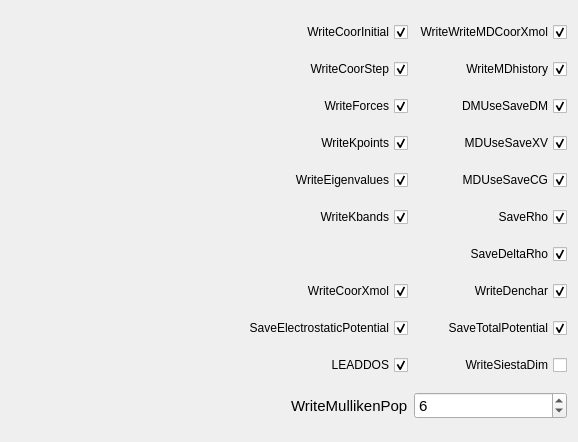
                       <widget class="QWidget" name="scrollAreaWidgetContents_6">
                        <property name="geometry">
                         <rect>
                          <x>0</x>
                          <y>0</y>
                          <width>578</width>
                          <height>442</height>
                         </rect>
                        </property>
                        <layout class="QGridLayout" name="gridLayout_40">
                         <item row="0" column="0">
                          <widget class="QCheckBox" name="WriteCoorInitialCheck">
                           <property name="layoutDirection">
                            <enum>Qt::RightToLeft</enum>
                           </property>
                           <property name="text">
                            <string>WriteCoorInitial</string>
                           </property>
                           <property name="checked">
                            <bool>true</bool>
                           </property>
                          </widget>
                         </item>
                         <item row="0" column="1">
                          <widget class="QCheckBox" name="WriteMDCoorXmolCheck">
                           <property name="layoutDirection">
                            <enum>Qt::RightToLeft</enum>
                           </property>
                           <property name="text">
                            <string>WriteWriteMDCoorXmol</string>
                           </property>
                           <property name="checked">
                            <bool>true</bool>
                           </property>
                          </widget>
                         </item>
                         <item row="1" column="0">
                          <widget class="QCheckBox" name="WriteCoorStepCheck">
                           <property name="layoutDirection">
                            <enum>Qt::RightToLeft</enum>
                           </property>
                           <property name="text">
                            <string>WriteCoorStep</string>
                           </property>
                           <property name="checked">
                            <bool>true</bool>
                           </property>
                          </widget>
                         </item>
                         <item row="1" column="1">
                          <widget class="QCheckBox" name="WriteMDhistoryCheck">
                           <property name="layoutDirection">
                            <enum>Qt::RightToLeft</enum>
                           </property>
                           <property name="text">
                            <string>WriteMDhistory</string>
                           </property>
                           <property name="checked">
                            <bool>true</bool>
                           </property>
                          </widget>
                         </item>
                         <item row="2" column="0">
                          <widget class="QCheckBox" name="WriteForcesCheck">
                           <property name="layoutDirection">
                            <enum>Qt::RightToLeft</enum>
                           </property>
                           <property name="text">
                            <string>WriteForces</string>
                           </property>
                           <property name="checked">
                            <bool>true</bool>
                           </property>
                          </widget>
                         </item>
                         <item row="2" column="1">
                          <widget class="QCheckBox" name="DMUseSaveDMCheck">
                           <property name="layoutDirection">
                            <enum>Qt::RightToLeft</enum>
                           </property>
                           <property name="text">
                            <string>DMUseSaveDM</string>
                           </property>
                           <property name="checked">
                            <bool>true</bool>
                           </property>
                          </widget>
                         </item>
                         <item row="3" column="0">
                          <widget class="QCheckBox" name="WriteKpointsCheck">
                           <property name="layoutDirection">
                            <enum>Qt::RightToLeft</enum>
                           </property>
                           <property name="text">
                            <string>WriteKpoints</string>
                           </property>
                           <property name="checked">
                            <bool>true</bool>
                           </property>
                          </widget>
                         </item>
                         <item row="3" column="1">
                          <widget class="QCheckBox" name="MDUseSaveXVCheck">
                           <property name="layoutDirection">
                            <enum>Qt::RightToLeft</enum>
                           </property>
                           <property name="text">
                            <string>MDUseSaveXV</string>
                           </property>
                           <property name="checked">
                            <bool>true</bool>
                           </property>
                          </widget>
                         </item>
                         <item row="4" column="0">
                          <widget class="QCheckBox" name="WriteEigenvaluesCheck">
                           <property name="layoutDirection">
                            <enum>Qt::RightToLeft</enum>
                           </property>
                           <property name="text">
                            <string>WriteEigenvalues</string>
                           </property>
                           <property name="checked">
                            <bool>true</bool>
                           </property>
                          </widget>
                         </item>
                         <item row="4" column="1">
                          <widget class="QCheckBox" name="MDUseSaveCGCheck">
                           <property name="layoutDirection">
                            <enum>Qt::RightToLeft</enum>
                           </property>
                           <property name="text">
                            <string>MDUseSaveCG</string>
                           </property>
                           <property name="checked">
                            <bool>true</bool>
                           </property>
                          </widget>
                         </item>
                         <item row="5" column="0">
                          <widget class="QCheckBox" name="WriteKbandsCheck">
                           <property name="layoutDirection">
                            <enum>Qt::RightToLeft</enum>
                           </property>
                           <property name="text">
                            <string>WriteKbands</string>
                           </property>
                           <property name="checked">
                            <bool>true</bool>
                           </property>
                          </widget>
                         </item>
                         <item row="5" column="1">
                          <widget class="QCheckBox" name="SaveRhoCheck">
                           <property name="layoutDirection">
                            <enum>Qt::RightToLeft</enum>
                           </property>
                           <property name="text">
                            <string>SaveRho</string>
                           </property>
                           <property name="checked">
                            <bool>true</bool>
                           </property>
                          </widget>
                         </item>
                         <item row="6" column="1">
                          <widget class="QCheckBox" name="SaveDeltaRhoCheck">
                           <property name="layoutDirection">
                            <enum>Qt::RightToLeft</enum>
                           </property>
                           <property name="text">
                            <string>SaveDeltaRho</string>
                           </property>
                           <property name="checked">
                            <bool>true</bool>
                           </property>
                          </widget>
                         </item>
                         <item row="7" column="0">
                          <widget class="QCheckBox" name="WriteCoorXmolCheck">
                           <property name="layoutDirection">
                            <enum>Qt::RightToLeft</enum>
                           </property>
                           <property name="text">
                            <string>WriteCoorXmol</string>
                           </property>
                           <property name="checked">
                            <bool>true</bool>
                           </property>
                          </widget>
                         </item>
                         <item row="7" column="1">
                          <widget class="QCheckBox" name="WriteDencharCheck">
                           <property name="layoutDirection">
                            <enum>Qt::RightToLeft</enum>
                           </property>
                           <property name="text">
                            <string>WriteDenchar</string>
                           </property>
                           <property name="checked">
                            <bool>true</bool>
                           </property>
                          </widget>
                         </item>
                         <item row="8" column="0">
                          <widget class="QCheckBox" name="SaveElectrostaticPotentialCheck">
                           <property name="layoutDirection">
                            <enum>Qt::RightToLeft</enum>
                           </property>
                           <property name="text">
                            <string>SaveElectrostaticPotential</string>
                           </property>
                           <property name="checked">
                            <bool>true</bool>
                           </property>
                          </widget>
                         </item>
                         <item row="8" column="1">
                          <widget class="QCheckBox" name="SaveTotalPotentialCheck">
                           <property name="layoutDirection">
                            <enum>Qt::RightToLeft</enum>
                           </property>
                           <property name="text">
                            <string>SaveTotalPotential</string>
                           </property>
                           <property name="checked">
                            <bool>true</bool>
                           </property>
                          </widget>
                         </item>
                         <item row="9" column="0">
                          <widget class="QCheckBox" name="leaddosCheck_2">
                           <property name="enabled">
                            <bool>true</bool>
                           </property>
                           <property name="layoutDirection">
                            <enum>Qt::RightToLeft</enum>
                           </property>
                           <property name="text">
                            <string>LEADDOS</string>
                           </property>
                           <property name="checked">
                            <bool>true</bool>
                           </property>
                          </widget>
                         </item>
                         <item row="9" column="1">
                          <widget class="QCheckBox" name="WriteSiestaDimCheck">
                           <property name="enabled">
                            <bool>true</bool>
                           </property>
                           <property name="layoutDirection">
                            <enum>Qt::RightToLeft</enum>
                           </property>
                           <property name="text">
                            <string>WriteSiestaDim</string>
                           </property>
                           <property name="checked">
                            <bool>false</bool>
                           </property>
                          </widget>
                         </item>
                         <item row="10" column="0">
                          <layout class="QHBoxLayout" name="horizontalLayout_26">
                           <item>
                            <spacer name="horizontalSpacer_3">
                             <property name="orientation">
                              <enum>Qt::Horizontal</enum>
                             </property>
                             <property name="sizeHint" stdset="0">
                              <size>
                               <width>40</width>
                               <height>20</height>
                              </size>
                             </property>
                            </spacer>
                           </item>
                           <item>
                            <widget class="QLabel" name="label_73">
                             <property name="font">
                              <font>
                               <pointsize>11</pointsize>
                              </font>
                             </property>
                             <property name="text">
                              <string>WriteMullikenPop</string>
                             </property>
                             <property name="scaledContents">
                              <bool>true</bool>
                             </property>
                            </widget>
                           </item>
                          </layout>
                         </item>
                         <item row="10" column="1">
                          <widget class="QSpinBox" name="WriteMullikenPopSpin">
                           <property name="font">
                            <font>
                             <pointsize>11</pointsize>
                            </font>
                           </property>
                           <property name="value">
                            <number>6</number>
                           </property>
                          </widget>
                         </item>
                        </layout>
                       </widget>
